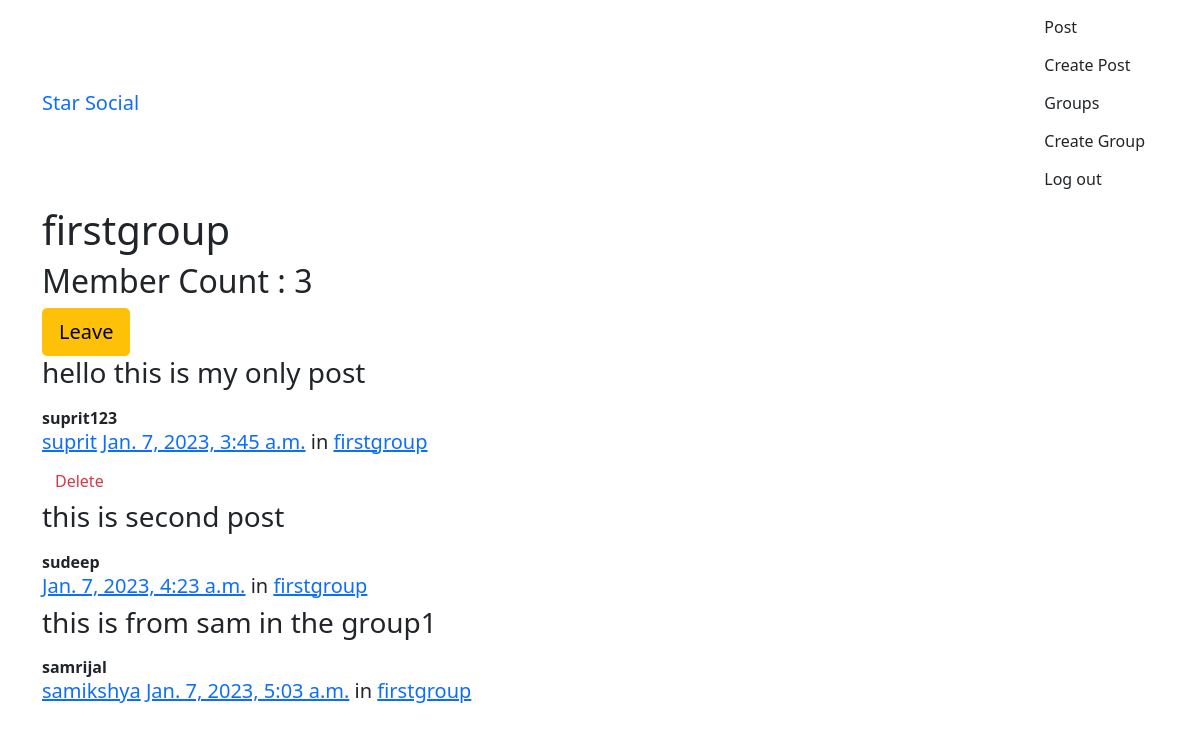
Screenshot of /groups/posts/in/firstgroup (signed in) with the database file from the repository.
### groups/models.py (models this page shows, shortened)
class Group(models.Model):
    name = models.CharField(max_length=200, unique=True)
    slug = models.SlugField(allow_unicode=True, unique=True)
    description = models.TextField(blank=True, default="")
    description_html = models.TextField(blank=True, editable=False, default="")
    member = models.ManyToManyField(User, through="GroupMember", through_fields=("group", "user"))
    class Meta:
        ordering = ("name",)

### posts/models.py (models this page shows, shortened)
class Post(models.Model):
    user = models.ForeignKey(User, related_name="posts", on_delete=models.CASCADE)
    created_date = models.DateTimeField(auto_now=True)
    message = models.TextField()
    message_html = models.TextField(editable=False)
    group = models.ForeignKey(Group, related_name="posting", null=True, blank=True, on_delete=models.CASCADE)
    class Meta:
        unique_together = ["user", "message",]

### groups/views.py (the view)
# urls.py: path("posts/in/<slug:slug>",views.SingleGroup.as_view(),name="single"),
class SingleGroup(generic.DetailView):
    model = Group

### groups/templates/groups/group_detail.html (shortened to what this page needs)
{% extends "groups/group_base.html" %}
{% load bootstrap5 %}
{% block pregroup%}
<h1>{{group.name}}</h1>
<h2>Member Count : {{group.member.count}}</h2>
<div class="content">
    {% if user in group.member.all %}
    <a href="{% url 'groups:leave' slug=group.slug %}" class="btn btn-lg btn-fill btn-warning">Leave </a>
    {% else %}
    <a href="{% url 'groups:join' slug=group.slug %}" class="btn btn-lg btn-fill btn-warning"><span
            class="glyphicon glyphicon-ok-circle"></span>Join</a>
    {% endif %}
</div>
{% endblock %}
{% block group_content %}
<div class="col-md-8">
    {% if group.posting.count == 0 %}
    <h2>No Post in this group yet </h2>
    {% else %}
    {% for post in group.posting.all %}
    {% include "posts/_post.html" %}
    {% endfor %}
    {% endif %}
</div>
{% endblock %}

### posts/templates/posts/_post.html (shortened to what this page needs)
<div class="post media">
    <h3>{{ post.message_html|safe }}</h3>
    <div class="media-body">
        <strong>{{ post.user.username }}</strong>
        <h5 class="media-heading">
            <span class="username"><a
                    href="{% url 'posts:for_user' username=post.user.username %}">{{post.user.first_name }}</a></span>
            <time class="time"><a
                    href="{% url 'posts:single' username=post.user.username pk=post.pk %}">{{post.created_date}}</a></time>
            {% if post.group %}
            <span class="group-name">in <a href="{% url 'groups:all' %}">{{ post.group.name }}</a></span>
            {% endif %}
        </h5>
        <div class="media-footer">
            {% if user.is_authenticated and post.user == user and not hide_delete %}
            <a href="{% url 'posts:delete' pk=post.pk %}" title="delete" class="btn btn-simple">
                <span class="text-danger icon-label">Delete</span>
            </a>
            {% endif %}
        </div>
    </div>
</div>

### rows the page displays
Group: name "firstgroup", member.count "3"
Post: message_html "hello this is my only post", user.username "suprit123", user.first_name "suprit", created_date "Jan. 7, 2023, 3:45 a.m.", group.name "firstgroup", shows "Delete"
Post: message_html "this is second post", user.username "sudeep", created_date "Jan. 7, 2023, 4:23 a.m.", group.name "firstgroup"
Post: message_html "this is from sam in the group1", user.username "samrijal", user.first_name "samikshya", created_date "Jan. 7, 2023, 5:03 a.m.", group.name "firstgroup"
